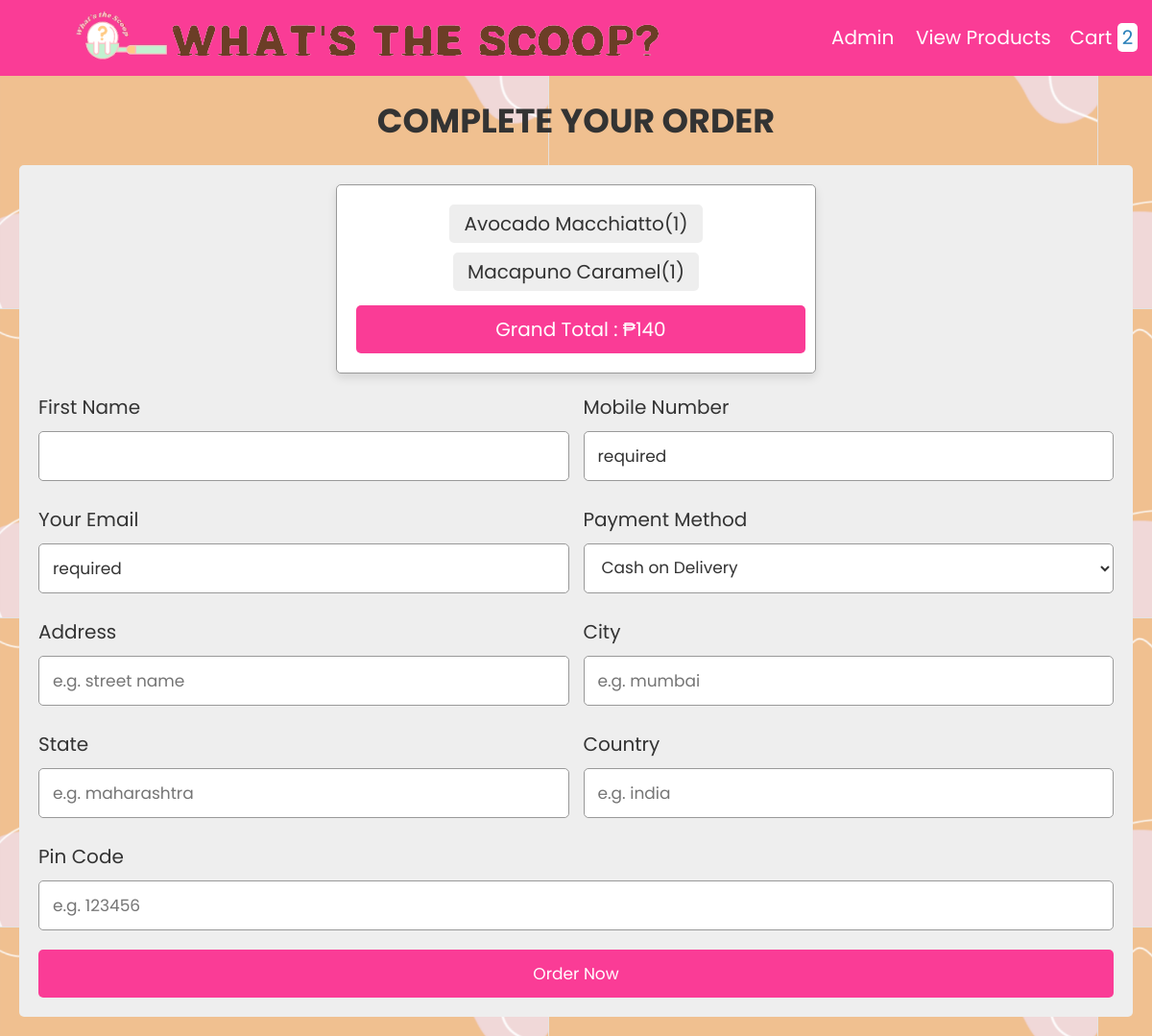
Page /rootfolder/insidefolders/customer_checkout/checkout.php on the committed database.
### tables this page shows
CREATE TABLE `cart` (
  `id` int(255) NOT NULL,
  `name` varchar(255) NOT NULL,
  `price` varchar(255) NOT NULL,
  `image` varchar(255) NOT NULL,
  `quantity` varchar(255) NOT NULL,
  `total` int(11) NOT NULL
);

### rootfolder/insidefolders/customer_checkout/checkout.php (the view, shortened to what this page needs)
<?php
include 'config.php';
?>
<!DOCTYPE html>
<html lang="en">
<head>
   <link rel="stylesheet" href="https://cdnjs.cloudflare.com/ajax/libs/font-awesome/6.0.0/css/all.min.css">
   <link rel="stylesheet" href="style.css">
</head>
<body background="images/bgimg.PNG" >
<?php include 'header.php'; ?>
<div class="container">
<section class="checkout-form">
   <h1 class="heading">complete your order</h1>
   <form action="" method="post">
   <div class="display-order">
      <?php
         $select_cart = mysqli_query($conn, "SELECT * FROM `cart`");
         $total = 0;
         $grand_total = 0;
         if(mysqli_num_rows($select_cart) > 0){
            while($fetch_cart = mysqli_fetch_assoc($select_cart)){
            $total_price = ($fetch_cart['price'] * $fetch_cart['quantity']);
            $grand_total = $total += $total_price;
      ?>
      <span><?= $fetch_cart['name']; ?>(<?= $fetch_cart['quantity']; ?>)</span>
      <?php
         }
      }else{
         echo "<div class='display-order'><span>your cart is empty!</span></div>";
      }
      ?>
      <span class="grand-total"> Grand total : ₱<?= $grand_total; ?></span>
   </div>
      <?php
         $sql = "SELECT * FROM signup";
         $result = mysqli_query($conn, $sql);
         $row = mysqli_fetch_assoc($result);
         $nameSign = $row['First_Name'];
         $nameSign2 = $row['Last_name'];
         $emailSign = $row['Email_add'];
         $mobile_num = $row['Mobile_Num'];
         $user_add = $row['User_Address'];
         $zipcode = $row['ZipCode'];
      ?>
      <div class="flex">
         <div class="inputBox">
            <span>First name</span>
            <input type="text" placeholder="enter your name" name="name" value = "<?php echo $nameSign.' '.$nameSign2; ?>" required>
         </div>
         <div class="inputBox">
            <span>Mobile Number</span>
            <input type="text" placeholder="enter your number" name="number" value=  <?php echo $mobile_num; ?> required>
         </div>
         <div class="inputBox">
            <span>your email</span>
            <input type="email" placeholder="enter your email" name="email"  value=<?php echo $emailSign; ?> required>
         </div>
         <div class="inputBox">
            <span>payment method</span>
            <select name="method">
               <option value="cash on delivery" selected>Cash on Delivery</option>
            </select>
         </div>
         <div class="inputBox">
            <span>address</span>
            <input type="text" placeholder="e.g. street name" name="street" value = "<?php echo $user_add; ?>" >
         </div>
         <div class="inputBox">
            <span>city</span>
            <input type="text" placeholder="e.g. mumbai" name="city" required>
         </div>
         <div class="inputBox">
            <span>state</span>
            <input type="text" placeholder="e.g. maharashtra" name="state" required>
         </div>
         <div class="inputBox">
            <span>country</span>
            <input type="text" placeholder="e.g. india" name="country" required>
         </div>
         <div class="inputBox">
            <span>pin code</span>
            <input type="text" placeholder="e.g. 123456" name="pin_code" value = "<?php echo $zipcode; ?>" required>
         </div>
      </div>
      <input type="submit" value="order now" name="order_btn" class="btn">
   </form>
</section>
</div>
</body>
</html>

### rootfolder/insidefolders/customer_checkout/style.css (style rules this page uses)
:root { --blue:#2980b9; --red:tomato; --orange:orange; --black:#333; --white:#fff; --bg-color:#eee; --dark-bg:rgba(0,0,0,.7); --box-shadow:0 .5rem 1rem rgba(0,0,0,.1); --border:.1rem solid #999; }
* { font-family: 'Poppins', sans-serif; margin:0; padding:0; box-sizing: border-box; outline: none; border:none; text-decoration: none; text-transform: capitalize; }
html { font-size: 62.5%; overflow-x: hidden; }
.container { max-width: 1200px; margin:0 auto; }
section { padding:2rem; }
.heading { text-align: center; font-size: 3.5rem; text-transform: uppercase; color:var(--black); margin-bottom: 2rem; }
.btn, .option-btn, .delete-btn { display: block; width: 100%; text-align: center; background-color: #fa3c96; color:var(--white); font-size: 1.7rem; padding:1.2rem 3rem; border-radius: .5rem; cursor: pointer; margin-top: 1rem; }
.checkout-form form { padding:2rem; border-radius: .5rem; background-color: var(--bg-color); }
.checkout-form form .flex { display: flex; flex-wrap: wrap; gap:1.5rem; }
.checkout-form form .flex .inputBox { flex:1 1 40rem; }
.checkout-form form .flex .inputBox span { font-size: 2rem; color:var(--black); }
.checkout-form form .flex .inputBox input, .checkout-form form .flex .inputBox select { width: 100%; background-color: var(--white); font-size: 1.7rem; color:var(--black); border-radius: .5rem; margin:1rem 0; padding:1.2rem 1.4rem; text-transform: none; border:var(--border); }
.display-order { max-width: 50rem; background-color: var(--white); border-radius: .5rem; text-align: center; padding:1.5rem; margin:0 auto; margin-bottom: 2rem; box-shadow: var(--box-shadow); border:var(--border); }
.display-order span { display: inline-block; border-radius: .5rem; background-color: var(--bg-color); padding:.5rem 1.5rem; font-size: 2rem; color:var(--black); margin:.5rem; }
.display-order span.grand-total { width: 100%; background-color: #fa3c96; color:var(--white); padding:1rem; margin-top: 1rem; }

### rows in the picture
cart: name "Avocado Macchiatto", quantity "1"
cart: name "Macapuno Caramel", quantity "1"

### other values in the picture
$row_count "2"
$grand_total "140"
